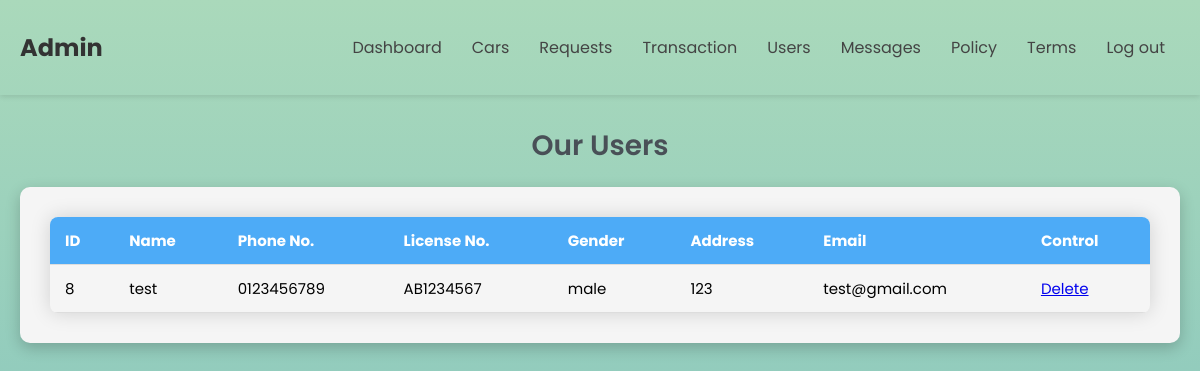
Page /admin/users.php (signed in) on the committed database.
### tables this page shows
CREATE TABLE `users` (
  `user_id` int(11) NOT NULL,
  `user_name` varchar(255) NOT NULL,
  `phone` varchar(15) DEFAULT NULL,
  `license` varchar(15) DEFAULT NULL,
  `gender` enum('male','female','other') DEFAULT NULL,
  `address` varchar(255) DEFAULT NULL,
  `email` varchar(255) NOT NULL,
  `password` varchar(255) NOT NULL
);

### admin/users.php (the view, shortened to what this page needs)
<!DOCTYPE html>
<html lang="en">
  <head>
    <link rel="stylesheet" href="../css/responsive.css" type="text/css"/>
  </head>
  <body>
    <?php
      include 'menu.php';
    ?>
    <main>
      <section class="admin-table">
        <h2>Our Users</h2>
        <div class="table-card">
          <?php
            include '../includes/config.php';
            $select = "SELECT * FROM users ORDER BY user_id DESC";
            $result = $conn->query($select);
          ?>
          <div class="table-container">
            <table width="100%">
              <tr>
                <th>ID</th>
                <th>Name</th>
                <th>Phone No.</th>
                <th>License No.</th>
                <th>Gender</th>
                <th>Address</th>
                <th>Email</th>
                <th>Control</th>
              </tr>
              <?php
              while ($row = $result->fetch_assoc()) {
              ?>
                <tr>
                  <td><?php echo $row['user_id'] ?></td>
                  <td><?php echo $row['user_name'] ?></td>
                  <td><?php echo $row['phone'] ?></td>
                  <td><?php echo $row['license'] ?></td>
                  <td><?php echo $row['gender'] ?></td>
                  <td><?php echo $row['address'] ?></td>
                  <td><?php echo $row['email'] ?></td>
                  <td>
                    <a href="javascript:sureToApprove(<?php echo $row['user_id'];?>)" class="ico del">Delete</a>
                  </td>
                </tr>
              <?php
              }
              ?>
            </table>
      </main>
  </body>
</html>

### css/responsive.css (style rules this page uses)
* { margin: 0; padding: 0; box-sizing: border-box; font-family: "Poppins", sans-serif; }
body { background-color: #fff; background-image: linear-gradient( to top, #80bcbd, #87c4bd, #91cbbd, #9dd2bc, #aad9bb ); background-size: cover; background-attachment: fixed; }
.card, .table-card { border-radius: 10px; box-shadow: 0 5px 15px rgba(0, 0, 0, 0.2); width: 550px; background-color: #f5f5f5; padding: 30px 30px; margin: 20px auto; }
.table-card { width: auto; }
main { max-width: 1300px; margin: 0 auto; padding: 20px; margin-bottom: 20px; }
.product-list, .admin-table { margin-top: 10px; }
.product-list h2, .admin-table h2 { margin-bottom: 20px; text-align: center; font-size: 28px; font-weight: 600; color: #495057; }
.table-container { overflow: hidden; border-radius: 8px; box-shadow: 0 0 20px rgba(0, 0, 0, 0.15); }
table { border-collapse: collapse; width: 100%; font-size: 15px; padding: 5px; }
th, td { padding: 12px 15px; }
th { background-color: #4dabf7; color: #ffffff; text-align: left; }
tr { border-bottom: 1px solid #dddddd; }
tr:nth-child(odd) { background-color: #f3f3f3; }

### rows in the picture
users: user_id "8", user_name "test", phone "0123456789", license "AB1234567", gender "male", address "123", email "test@gmail.com"
